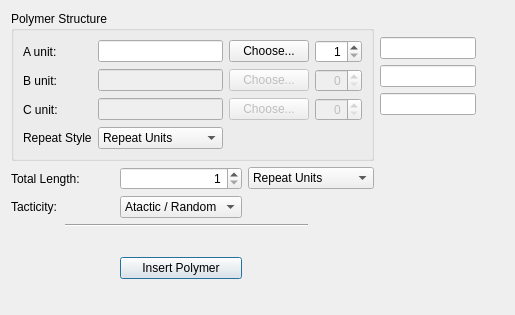
<?xml version="1.0" encoding="UTF-8"?>
<ui version="4.0">
 <class>InsertPolymerDialog</class>
 <widget class="QWidget" name="InsertPolymerDialog">
  <property name="geometry">
   <rect>
    <x>0</x>
    <y>0</y>
    <width>515</width>
    <height>315</height>
   </rect>
  </property>
  <property name="windowTitle">
   <string>Insert Polymer</string>
  </property>
  <layout class="QGridLayout" name="gridLayout_2">
   <item row="7" column="0">
    <widget class="QLabel" name="label_5">
     <property name="toolTip">
      <string/>
     </property>
     <property name="text">
      <string>Tacticity:</string>
     </property>
    </widget>
   </item>
   <item row="1" column="5">
    <widget class="QLineEdit" name="monomerAType">
     <property name="readOnly">
      <bool>true</bool>
     </property>
    </widget>
   </item>
   <item row="9" column="2">
    <widget class="QPushButton" name="buildPolymerButton">
     <property name="text">
      <string>Insert Polymer</string>
     </property>
     <property name="autoDefault">
      <bool>true</bool>
     </property>
     <property name="default">
      <bool>true</bool>
     </property>
     <property name="flat">
      <bool>false</bool>
     </property>
    </widget>
   </item>
   <item row="0" column="0" rowspan="6" colspan="5">
    <widget class="QGroupBox" name="aGroupBox">
     <property name="title">
      <string>Polymer Structure</string>
     </property>
     <layout class="QGridLayout" name="gridLayout">
      <item row="3" column="0">
       <widget class="QLabel" name="label_6">
        <property name="text">
         <string>Repeat Style</string>
        </property>
       </widget>
      </item>
      <item row="0" column="3">
       <widget class="QSpinBox" name="aRepeatSpinBox">
        <property name="alignment">
         <set>Qt::AlignRight|Qt::AlignTrailing|Qt::AlignVCenter</set>
        </property>
        <property name="suffix">
         <string/>
        </property>
        <property name="minimum">
         <number>1</number>
        </property>
        <property name="maximum">
         <number>100</number>
        </property>
       </widget>
      </item>
      <item row="1" column="1">
       <widget class="QLineEdit" name="monomerBName">
        <property name="enabled">
         <bool>false</bool>
        </property>
        <property name="text">
         <string/>
        </property>
        <property name="readOnly">
         <bool>false</bool>
        </property>
       </widget>
      </item>
      <item row="1" column="2">
       <widget class="QPushButton" name="monomerBButton">
        <property name="enabled">
         <bool>false</bool>
        </property>
        <property name="text">
         <string>Choose...</string>
        </property>
       </widget>
      </item>
      <item row="1" column="0">
       <widget class="QLabel" name="label_2">
        <property name="text">
         <string>B unit:</string>
        </property>
       </widget>
      </item>
      <item row="1" column="3">
       <widget class="QSpinBox" name="bRepeatSpinBox">
        <property name="enabled">
         <bool>false</bool>
        </property>
        <property name="alignment">
         <set>Qt::AlignRight|Qt::AlignTrailing|Qt::AlignVCenter</set>
        </property>
        <property name="suffix">
         <string/>
        </property>
        <property name="minimum">
         <number>0</number>
        </property>
        <property name="maximum">
         <number>100</number>
        </property>
        <property name="value">
         <number>0</number>
        </property>
       </widget>
      </item>
      <item row="0" column="2">
       <widget class="QPushButton" name="monomerAButton">
        <property name="text">
         <string>Choose...</string>
        </property>
       </widget>
      </item>
      <item row="0" column="1">
       <widget class="QLineEdit" name="monomerAName">
        <property name="readOnly">
         <bool>false</bool>
        </property>
       </widget>
      </item>
      <item row="0" column="0">
       <widget class="QLabel" name="label">
        <property name="text">
         <string>A unit:</string>
        </property>
       </widget>
      </item>
      <item row="2" column="3">
       <widget class="QSpinBox" name="cRepeatSpinBox">
        <property name="enabled">
         <bool>false</bool>
        </property>
        <property name="alignment">
         <set>Qt::AlignRight|Qt::AlignTrailing|Qt::AlignVCenter</set>
        </property>
        <property name="suffix">
         <string/>
        </property>
        <property name="minimum">
         <number>0</number>
        </property>
        <property name="maximum">
         <number>100</number>
        </property>
        <property name="value">
         <number>0</number>
        </property>
       </widget>
      </item>
      <item row="2" column="0">
       <widget class="QLabel" name="label_7">
        <property name="text">
         <string>C unit:</string>
        </property>
       </widget>
      </item>
      <item row="2" column="1">
       <widget class="QLineEdit" name="monomerCName">
        <property name="enabled">
         <bool>false</bool>
        </property>
        <property name="text">
         <string/>
        </property>
        <property name="readOnly">
         <bool>false</bool>
        </property>
       </widget>
      </item>
      <item row="2" column="2">
       <widget class="QPushButton" name="monomerCButton">
        <property name="enabled">
         <bool>false</bool>
        </property>
        <property name="text">
         <string>Choose...</string>
        </property>
       </widget>
      </item>
      <item row="3" column="1">
       <widget class="QComboBox" name="monomerRepeatStyle">
        <property name="currentIndex">
         <number>1</number>
        </property>
        <item>
         <property name="text">
          <string>Percent</string>
         </property>
        </item>
        <item>
         <property name="text">
          <string>Repeat Units</string>
         </property>
        </item>
       </widget>
      </item>
     </layout>
    </widget>
   </item>
   <item row="9" column="0">
    <spacer name="verticalSpacer">
     <property name="orientation">
      <enum>Qt::Vertical</enum>
     </property>
     <property name="sizeHint" stdset="0">
      <size>
       <width>20</width>
       <height>40</height>
      </size>
     </property>
    </spacer>
   </item>
   <item row="3" column="7">
    <spacer name="horizontalSpacer_2">
     <property name="orientation">
      <enum>Qt::Horizontal</enum>
     </property>
     <property name="sizeHint" stdset="0">
      <size>
       <width>40</width>
       <height>20</height>
      </size>
     </property>
    </spacer>
   </item>
   <item row="6" column="0" colspan="2">
    <widget class="QLabel" name="label_3">
     <property name="text">
      <string>Total Length:</string>
     </property>
    </widget>
   </item>
   <item row="0" column="7">
    <spacer name="horizontalSpacer">
     <property name="orientation">
      <enum>Qt::Horizontal</enum>
     </property>
     <property name="sizeHint" stdset="0">
      <size>
       <width>40</width>
       <height>20</height>
      </size>
     </property>
    </spacer>
   </item>
   <item row="6" column="3" colspan="2">
    <widget class="QComboBox" name="totalLengthUnits">
     <property name="enabled">
      <bool>true</bool>
     </property>
     <property name="currentIndex">
      <number>0</number>
     </property>
     <item>
      <property name="text">
       <string>Repeat Units</string>
      </property>
     </item>
     <item>
      <property name="text">
       <string>Molecular Weight</string>
      </property>
     </item>
    </widget>
   </item>
   <item row="6" column="2">
    <widget class="QSpinBox" name="totalLengthSpinBox">
     <property name="alignment">
      <set>Qt::AlignRight|Qt::AlignTrailing|Qt::AlignVCenter</set>
     </property>
     <property name="suffix">
      <string/>
     </property>
     <property name="minimum">
      <number>1</number>
     </property>
     <property name="maximum">
      <number>99999</number>
     </property>
    </widget>
   </item>
   <item row="7" column="2">
    <widget class="QComboBox" name="tacticityComboBox">
     <property name="enabled">
      <bool>true</bool>
     </property>
     <property name="toolTip">
      <string>Control of the polymer stereochemistry / tacticity</string>
     </property>
     <property name="currentIndex">
      <number>0</number>
     </property>
     <item>
      <property name="text">
       <string>Atactic / Random</string>
      </property>
     </item>
     <item>
      <property name="text">
       <string>Isotactic</string>
      </property>
     </item>
     <item>
      <property name="text">
       <string>Syndiotactic</string>
      </property>
     </item>
    </widget>
   </item>
   <item row="3" column="5">
    <widget class="QLineEdit" name="monomerCType">
     <property name="readOnly">
      <bool>true</bool>
     </property>
    </widget>
   </item>
   <item row="2" column="5">
    <widget class="QLineEdit" name="monomerBType">
     <property name="readOnly">
      <bool>true</bool>
     </property>
    </widget>
   </item>
   <item row="8" column="1" colspan="3">
    <widget class="Line" name="line">
     <property name="orientation">
      <enum>Qt::Horizontal</enum>
     </property>
    </widget>
   </item>
  </layout>
 </widget>
 <resources/>
 <connections/>
</ui>
